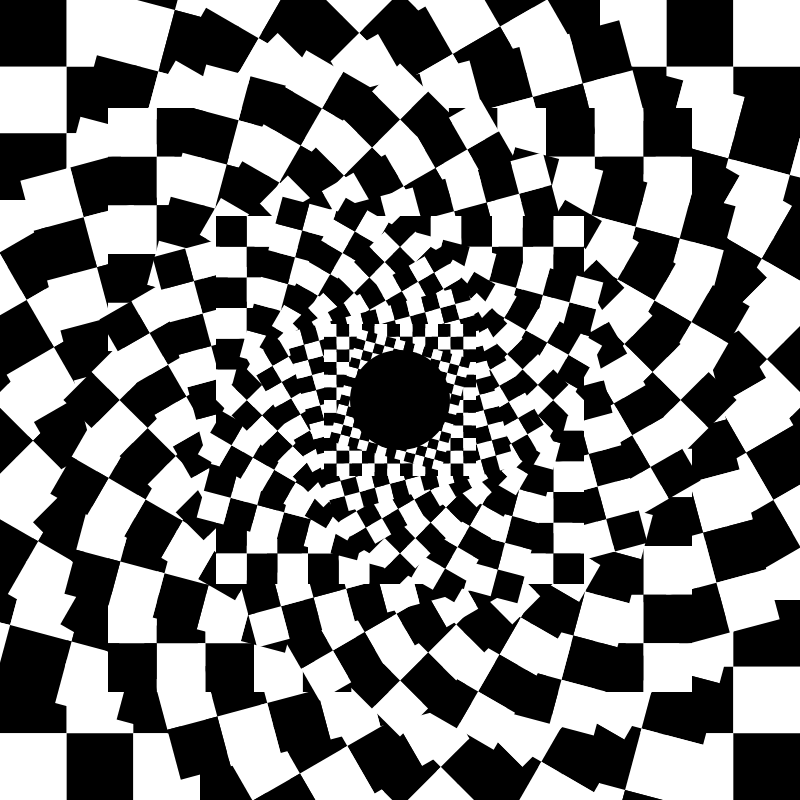
Frame 1 (no input)
Frame 2 (the mouse pressed at the canvas centre, redrawn once): identical to frame 1, image omitted

The p5.js sketch that drew this single still picture (run headless with seeded random() and noise() and a simulated clock; the mouse was pressed at the canvas centre and the sketch redrawn once):

// p5.js sketch
// ── sketch.js
function setup() {
  createCanvas(800, 800);
  angleMode(DEGREES);
  noLoop(); // prevent animation
}
function draw() {
  background(255);
  translate(width/2, height/2);

  // create multiple layers of static twisted squares
  for(let layer = 0; layer < 20; layer++) {
    push();

    // scale and rotate each layer with fixed angles
    let scaleFactor = map(layer, 0, 20, 1, 0.1);
    scale(scaleFactor);
    rotate(layer * 15); // fixed rotation based on layer

    // draw checkered pattern
    let squares = 12; // number of squares in each row/column
    let squareSize = width/squares;

    for(let y = -squares/2; y < squares/2; y++) {
      for(let x = -squares/2; x < squares/2; x++) {
        let xPos = x * squareSize;
        let yPos = y * squareSize;

        // create checkerboard pattern
        if((x + y) % 2 === 0) {
          fill(0);
        } else {
          fill(255);
        }

        noStroke();
        rect(xPos, yPos, squareSize, squareSize);
      }
    }

    pop();
  }

  // create dark center using gradual circles
  for(let i = 0; i < 50; i++) {
    let size = 100 - i * 2;
    let alpha = map(i, 0, 50, 255, 0);
    noStroke();
    fill(0, alpha);
    ellipse(0, 0, size);
  }
}
